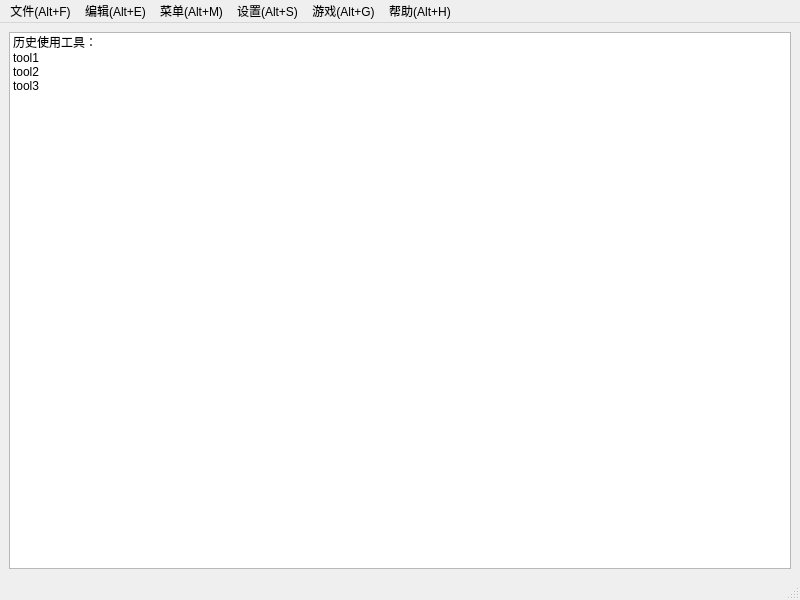
<?xml version="1.0" encoding="UTF-8"?>
<ui version="4.0">
 <class>ToolBox</class>
 <widget class="QMainWindow" name="ToolBox">
  <property name="geometry">
   <rect>
    <x>0</x>
    <y>0</y>
    <width>800</width>
    <height>600</height>
   </rect>
  </property>
  <property name="windowTitle">
   <string>工具盒</string>
  </property>
  <widget class="QWidget" name="centralwidget">
   <layout class="QGridLayout" name="gridLayout">
    <item row="0" column="0">
     <widget class="QListWidget" name="listWidget_lastUsedTools">
      <item>
       <property name="text">
        <string>历史使用工具：</string>
       </property>
      </item>
      <item>
       <property name="text">
        <string>tool1</string>
       </property>
      </item>
      <item>
       <property name="text">
        <string>tool2</string>
       </property>
      </item>
      <item>
       <property name="text">
        <string>tool3</string>
       </property>
      </item>
     </widget>
    </item>
   </layout>
  </widget>
  <widget class="QMenuBar" name="menubar">
   <property name="geometry">
    <rect>
     <x>0</x>
     <y>0</y>
     <width>800</width>
     <height>22</height>
    </rect>
   </property>
   <widget class="QMenu" name="menu_files">
    <property name="title">
     <string>文件(Alt+F)</string>
    </property>
   </widget>
   <widget class="QMenu" name="menu_edit">
    <property name="title">
     <string>编辑(Alt+E)</string>
    </property>
   </widget>
   <widget class="QMenu" name="menu_Alt_S">
    <property name="title">
     <string>设置(Alt+S)</string>
    </property>
    <addaction name="action_language"/>
    <addaction name="action_font"/>
   </widget>
   <widget class="QMenu" name="menu_Alt_H">
    <property name="title">
     <string>帮助(Alt+H)</string>
    </property>
   </widget>
   <widget class="QMenu" name="menu_toolMenus">
    <property name="title">
     <string>菜单(Alt+M)</string>
    </property>
    <addaction name="action_pomodoroTimer"/>
    <addaction name="action_pdfTranslator"/>
    <addaction name="action_mlToolBox"/>
   </widget>
   <widget class="QMenu" name="menu_games">
    <property name="title">
     <string>游戏(Alt+G)</string>
    </property>
   </widget>
   <addaction name="menu_files"/>
   <addaction name="menu_edit"/>
   <addaction name="menu_toolMenus"/>
   <addaction name="menu_Alt_S"/>
   <addaction name="menu_games"/>
   <addaction name="menu_Alt_H"/>
  </widget>
  <widget class="QStatusBar" name="statusbar"/>
  <action name="action_language">
   <property name="text">
    <string>语言</string>
   </property>
  </action>
  <action name="action_pomodoroTimer">
   <property name="text">
    <string>番茄时间</string>
   </property>
  </action>
  <action name="action_pdfTranslator">
   <property name="text">
    <string>PDF翻译</string>
   </property>
  </action>
  <action name="action_mlToolBox">
   <property name="text">
    <string>机器学习工具集</string>
   </property>
  </action>
  <action name="action_font">
   <property name="text">
    <string>字体</string>
   </property>
  </action>
 </widget>
 <resources/>
 <connections/>
</ui>
